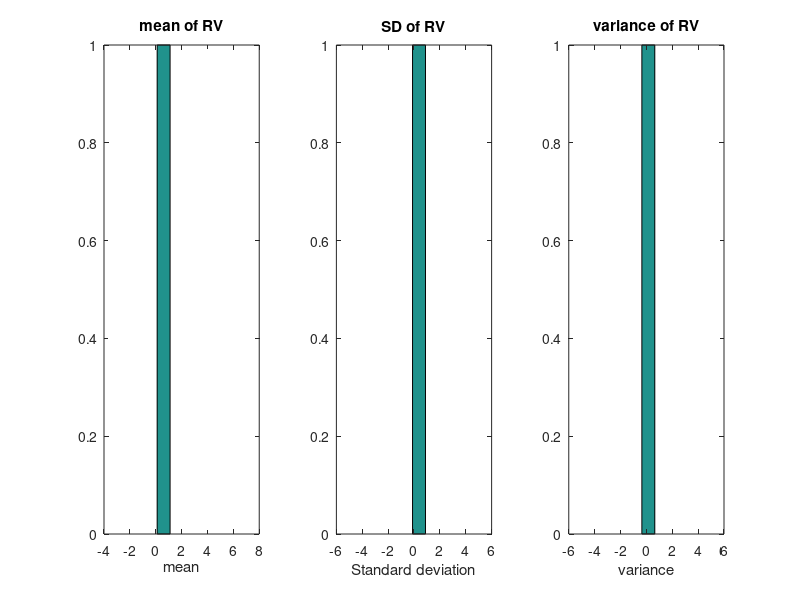

The MATLAB script that drew this image:
clc;
clear all;
close all;

x=rand([1,10])
y=mean(x)
z=std(x)                                                                               
w=z*z

subplot(1,3,1)
hist(y)
title('mean of RV')
xlabel('mean')

subplot(1,3,2)
hist(z)
title('SD of RV')
xlabel('Standard deviation')

subplot(1,3,3)
hist(w)
title('variance of RV')
xlabel('variance')

